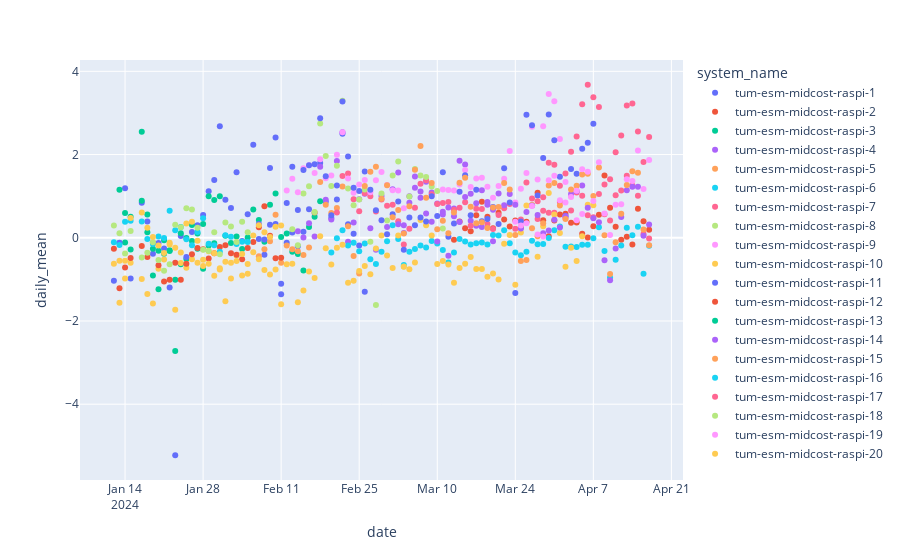
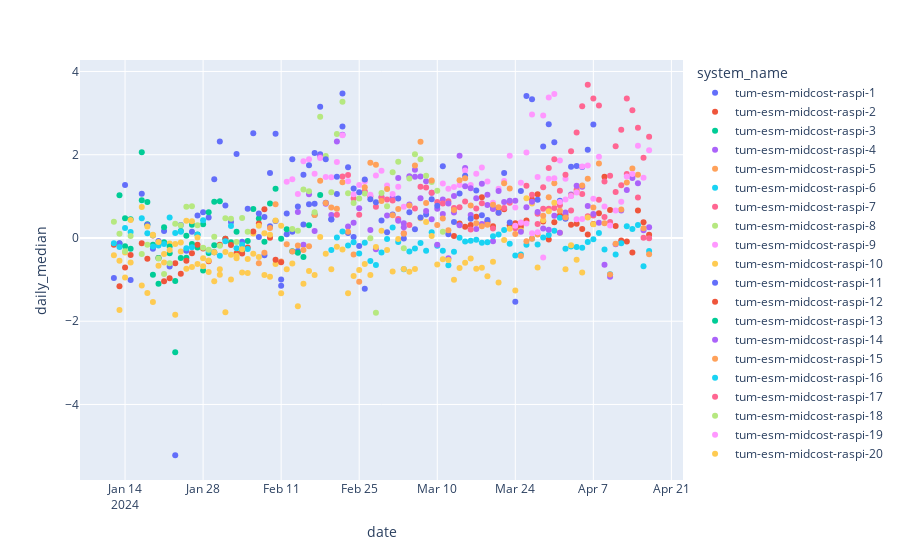

Here is the notebook cell these charts were saved with, in order:
### Code cell
df_daily_mean = df.sort("datetime") \
    .with_columns(pl.col("datetime").dt.date().alias("date")) \
    .group_by(["date", "system_name", "system_id"]) \
    .agg([
        (pl.col("diff").mean()).alias("daily_mean"),
        (pl.col("diff").median()).alias("daily_median")
        ]) \
    .sort("system_id")
    
fig = px.scatter(df_daily_mean, x="date", y="daily_mean", color = "system_name")
fig.show()
fig = px.scatter(df_daily_mean, x="date", y="daily_median", color = "system_name")
fig.show()
